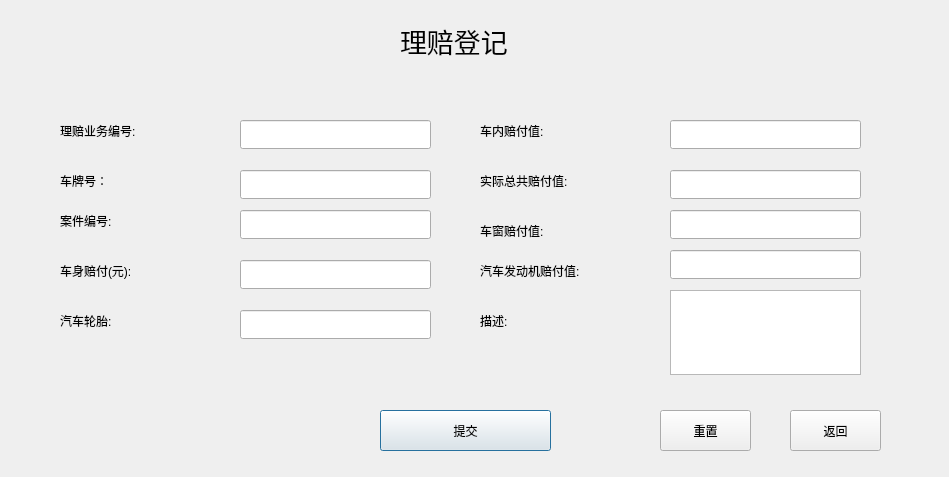
<?xml version="1.0" encoding="UTF-8"?>
<ui version="4.0">
 <class>CompenInsertDialog</class>
 <widget class="QDialog" name="CompenInsertDialog">
  <property name="geometry">
   <rect>
    <x>0</x>
    <y>0</y>
    <width>949</width>
    <height>477</height>
   </rect>
  </property>
  <property name="windowTitle">
   <string>Dialog</string>
  </property>
  <widget class="QLabel" name="label_2">
   <property name="geometry">
    <rect>
     <x>60</x>
     <y>120</y>
     <width>121</width>
     <height>21</height>
    </rect>
   </property>
   <property name="text">
    <string>理赔业务编号:</string>
   </property>
  </widget>
  <widget class="QLabel" name="label">
   <property name="geometry">
    <rect>
     <x>60</x>
     <y>310</y>
     <width>121</width>
     <height>21</height>
    </rect>
   </property>
   <property name="text">
    <string>汽车轮胎:</string>
   </property>
  </widget>
  <widget class="QLabel" name="label_11">
   <property name="geometry">
    <rect>
     <x>480</x>
     <y>120</y>
     <width>111</width>
     <height>21</height>
    </rect>
   </property>
   <property name="text">
    <string>车内赔付值:</string>
   </property>
  </widget>
  <widget class="QLineEdit" name="Insert_EngineEdit">
   <property name="geometry">
    <rect>
     <x>670</x>
     <y>250</y>
     <width>191</width>
     <height>29</height>
    </rect>
   </property>
  </widget>
  <widget class="QLineEdit" name="Insert_NumberEdit">
   <property name="geometry">
    <rect>
     <x>240</x>
     <y>120</y>
     <width>191</width>
     <height>29</height>
    </rect>
   </property>
  </widget>
  <widget class="QLabel" name="label_7">
   <property name="geometry">
    <rect>
     <x>480</x>
     <y>220</y>
     <width>121</width>
     <height>21</height>
    </rect>
   </property>
   <property name="text">
    <string>车窗赔付值:</string>
   </property>
  </widget>
  <widget class="QLineEdit" name="Insert_CaseNumberEdit">
   <property name="geometry">
    <rect>
     <x>240</x>
     <y>210</y>
     <width>191</width>
     <height>29</height>
    </rect>
   </property>
  </widget>
  <widget class="QPushButton" name="Insert_Commit">
   <property name="geometry">
    <rect>
     <x>380</x>
     <y>410</y>
     <width>171</width>
     <height>41</height>
    </rect>
   </property>
   <property name="text">
    <string>提交</string>
   </property>
   <property name="default">
    <bool>true</bool>
   </property>
  </widget>
  <widget class="QLineEdit" name="Insert_AllEdit">
   <property name="geometry">
    <rect>
     <x>670</x>
     <y>170</y>
     <width>191</width>
     <height>29</height>
    </rect>
   </property>
   <property name="text">
    <string/>
   </property>
  </widget>
  <widget class="QLabel" name="label_10">
   <property name="geometry">
    <rect>
     <x>400</x>
     <y>20</y>
     <width>141</width>
     <height>41</height>
    </rect>
   </property>
   <property name="font">
    <font>
     <pointsize>20</pointsize>
    </font>
   </property>
   <property name="text">
    <string>理赔登记</string>
   </property>
  </widget>
  <widget class="QLabel" name="label_12">
   <property name="geometry">
    <rect>
     <x>480</x>
     <y>170</y>
     <width>141</width>
     <height>21</height>
    </rect>
   </property>
   <property name="text">
    <string>实际总共赔付值:</string>
   </property>
  </widget>
  <widget class="QLabel" name="label_5">
   <property name="geometry">
    <rect>
     <x>60</x>
     <y>260</y>
     <width>111</width>
     <height>21</height>
    </rect>
   </property>
   <property name="text">
    <string>车身赔付(元):</string>
   </property>
  </widget>
  <widget class="QLineEdit" name="Insert_CarNumberEdit">
   <property name="geometry">
    <rect>
     <x>240</x>
     <y>170</y>
     <width>191</width>
     <height>29</height>
    </rect>
   </property>
  </widget>
  <widget class="QLabel" name="label_9">
   <property name="geometry">
    <rect>
     <x>480</x>
     <y>310</y>
     <width>101</width>
     <height>21</height>
    </rect>
   </property>
   <property name="text">
    <string>描述:</string>
   </property>
  </widget>
  <widget class="QLabel" name="label_4">
   <property name="geometry">
    <rect>
     <x>60</x>
     <y>210</y>
     <width>81</width>
     <height>21</height>
    </rect>
   </property>
   <property name="text">
    <string>案件编号:</string>
   </property>
  </widget>
  <widget class="QLineEdit" name="Insert_PayEdit">
   <property name="geometry">
    <rect>
     <x>240</x>
     <y>260</y>
     <width>191</width>
     <height>29</height>
    </rect>
   </property>
  </widget>
  <widget class="QLabel" name="label_3">
   <property name="geometry">
    <rect>
     <x>60</x>
     <y>170</y>
     <width>81</width>
     <height>21</height>
    </rect>
   </property>
   <property name="text">
    <string>车牌号：</string>
   </property>
  </widget>
  <widget class="QPushButton" name="Insert_Reset">
   <property name="geometry">
    <rect>
     <x>660</x>
     <y>410</y>
     <width>91</width>
     <height>41</height>
    </rect>
   </property>
   <property name="text">
    <string>重置</string>
   </property>
  </widget>
  <widget class="QPushButton" name="Insert_Return">
   <property name="geometry">
    <rect>
     <x>790</x>
     <y>410</y>
     <width>91</width>
     <height>41</height>
    </rect>
   </property>
   <property name="text">
    <string>返回</string>
   </property>
  </widget>
  <widget class="QLineEdit" name="Insert_SingleEdit">
   <property name="geometry">
    <rect>
     <x>670</x>
     <y>120</y>
     <width>191</width>
     <height>29</height>
    </rect>
   </property>
  </widget>
  <widget class="QLineEdit" name="Insert_WheelEdit">
   <property name="geometry">
    <rect>
     <x>240</x>
     <y>310</y>
     <width>191</width>
     <height>29</height>
    </rect>
   </property>
  </widget>
  <widget class="QLabel" name="label_8">
   <property name="geometry">
    <rect>
     <x>480</x>
     <y>260</y>
     <width>151</width>
     <height>21</height>
    </rect>
   </property>
   <property name="text">
    <string>汽车发动机赔付值:</string>
   </property>
  </widget>
  <widget class="QLineEdit" name="Insert_WindowEdit">
   <property name="geometry">
    <rect>
     <x>670</x>
     <y>210</y>
     <width>191</width>
     <height>29</height>
    </rect>
   </property>
  </widget>
  <widget class="QTextEdit" name="Insert_DescriptionEdit">
   <property name="geometry">
    <rect>
     <x>670</x>
     <y>290</y>
     <width>191</width>
     <height>85</height>
    </rect>
   </property>
  </widget>
 </widget>
 <resources/>
 <connections/>
</ui>
